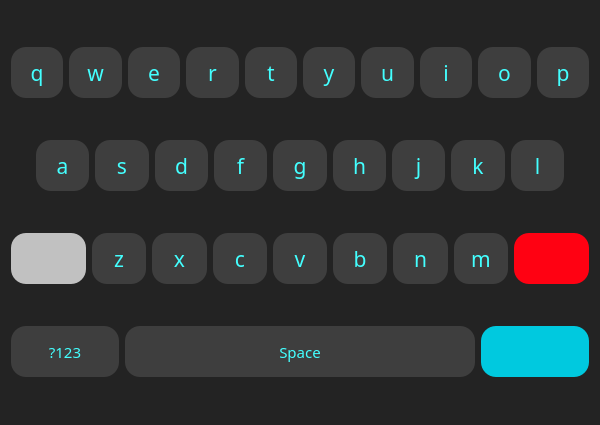
<?xml version="1.0" encoding="UTF-8"?>
<ui version="4.0">
 <class>Form</class>
 <widget class="QWidget" name="Form">
  <property name="geometry">
   <rect>
    <x>0</x>
    <y>0</y>
    <width>600</width>
    <height>425</height>
   </rect>
  </property>
  <property name="windowTitle">
   <string>Form</string>
  </property>
  <property name="styleSheet">
   <string notr="true">background-color: rgb(35, 35, 35);
border-radius:15px;
</string>
  </property>
  <layout class="QVBoxLayout" name="verticalLayout">
   <item>
    <layout class="QHBoxLayout" name="horizontalLayout_2">
     <item>
      <widget class="QPushButton" name="q_bt">
       <property name="sizePolicy">
        <sizepolicy hsizetype="Minimum" vsizetype="Minimum">
         <horstretch>0</horstretch>
         <verstretch>0</verstretch>
        </sizepolicy>
       </property>
       <property name="minimumSize">
        <size>
         <width>0</width>
         <height>0</height>
        </size>
       </property>
       <property name="maximumSize">
        <size>
         <width>16777215</width>
         <height>51</height>
        </size>
       </property>
       <property name="font">
        <font>
         <family>Proxima Nova</family>
         <pointsize>16</pointsize>
         <weight>50</weight>
         <bold>false</bold>
         <underline>false</underline>
         <strikeout>false</strikeout>
        </font>
       </property>
       <property name="styleSheet">
        <string notr="true">QPushButton {
color: rgb(67, 255, 255);
background-color: rgb(62, 62, 62);
}

QPushButton:focus{
	border:2px solid;
	border-color : white;
}

</string>
       </property>
       <property name="text">
        <string>q</string>
       </property>
      </widget>
     </item>
     <item>
      <widget class="QPushButton" name="w_bt">
       <property name="sizePolicy">
        <sizepolicy hsizetype="Minimum" vsizetype="Minimum">
         <horstretch>0</horstretch>
         <verstretch>0</verstretch>
        </sizepolicy>
       </property>
       <property name="maximumSize">
        <size>
         <width>16777215</width>
         <height>51</height>
        </size>
       </property>
       <property name="font">
        <font>
         <family>Proxima Nova</family>
         <pointsize>16</pointsize>
        </font>
       </property>
       <property name="styleSheet">
        <string notr="true">QPushButton {
color: rgb(67, 255, 255);
background-color: rgb(62, 62, 62);
}

QPushButton:focus{
	border:2px solid;
	border-color : white;
}
</string>
       </property>
       <property name="text">
        <string>w</string>
       </property>
      </widget>
     </item>
     <item>
      <widget class="QPushButton" name="e_bt">
       <property name="sizePolicy">
        <sizepolicy hsizetype="Minimum" vsizetype="Minimum">
         <horstretch>0</horstretch>
         <verstretch>0</verstretch>
        </sizepolicy>
       </property>
       <property name="maximumSize">
        <size>
         <width>16777215</width>
         <height>51</height>
        </size>
       </property>
       <property name="font">
        <font>
         <family>Proxima Nova</family>
         <pointsize>16</pointsize>
        </font>
       </property>
       <property name="styleSheet">
        <string notr="true">QPushButton {
color: rgb(67, 255, 255);
background-color: rgb(62, 62, 62);
}

QPushButton:focus{
	border:2px solid;
	border-color : white;
}
</string>
       </property>
       <property name="text">
        <string>e</string>
       </property>
      </widget>
     </item>
     <item>
      <widget class="QPushButton" name="r_bt">
       <property name="sizePolicy">
        <sizepolicy hsizetype="Minimum" vsizetype="Minimum">
         <horstretch>0</horstretch>
         <verstretch>0</verstretch>
        </sizepolicy>
       </property>
       <property name="maximumSize">
        <size>
         <width>16777215</width>
         <height>51</height>
        </size>
       </property>
       <property name="font">
        <font>
         <family>Proxima Nova</family>
         <pointsize>16</pointsize>
        </font>
       </property>
       <property name="styleSheet">
        <string notr="true">QPushButton {
color: rgb(67, 255, 255);
background-color: rgb(62, 62, 62);
}

QPushButton:focus{
	border:2px solid;
	border-color : white;
}
</string>
       </property>
       <property name="text">
        <string>r</string>
       </property>
      </widget>
     </item>
     <item>
      <widget class="QPushButton" name="t_bt">
       <property name="sizePolicy">
        <sizepolicy hsizetype="Minimum" vsizetype="Minimum">
         <horstretch>0</horstretch>
         <verstretch>0</verstretch>
        </sizepolicy>
       </property>
       <property name="maximumSize">
        <size>
         <width>16777215</width>
         <height>51</height>
        </size>
       </property>
       <property name="font">
        <font>
         <family>Proxima Nova</family>
         <pointsize>16</pointsize>
        </font>
       </property>
       <property name="styleSheet">
        <string notr="true">QPushButton {
color: rgb(67, 255, 255);
background-color: rgb(62, 62, 62);
}

QPushButton:focus{
	border:2px solid;
	border-color : white;
}
</string>
       </property>
       <property name="text">
        <string>t</string>
       </property>
      </widget>
     </item>
     <item>
      <widget class="QPushButton" name="y_bt">
       <property name="sizePolicy">
        <sizepolicy hsizetype="Minimum" vsizetype="Minimum">
         <horstretch>0</horstretch>
         <verstretch>0</verstretch>
        </sizepolicy>
       </property>
       <property name="maximumSize">
        <size>
         <width>16777215</width>
         <height>51</height>
        </size>
       </property>
       <property name="font">
        <font>
         <family>Proxima Nova</family>
         <pointsize>16</pointsize>
         <weight>50</weight>
         <italic>false</italic>
         <bold>false</bold>
        </font>
       </property>
       <property name="styleSheet">
        <string notr="true">QPushButton {
color: rgb(67, 255, 255);
background-color: rgb(62, 62, 62);
}

QPushButton:focus{
	border:2px solid;
	border-color : white;
}
</string>
       </property>
       <property name="text">
        <string>y</string>
       </property>
      </widget>
     </item>
     <item>
      <widget class="QPushButton" name="u_bt">
       <property name="sizePolicy">
        <sizepolicy hsizetype="Minimum" vsizetype="Minimum">
         <horstretch>0</horstretch>
         <verstretch>0</verstretch>
        </sizepolicy>
       </property>
       <property name="maximumSize">
        <size>
         <width>16777215</width>
         <height>51</height>
        </size>
       </property>
       <property name="font">
        <font>
         <family>Proxima Nova</family>
         <pointsize>16</pointsize>
        </font>
       </property>
       <property name="styleSheet">
        <string notr="true">QPushButton {
color: rgb(67, 255, 255);
background-color: rgb(62, 62, 62);
}

QPushButton:focus{
	border:2px solid;
	border-color : white;
}
</string>
       </property>
       <property name="text">
        <string>u</string>
       </property>
      </widget>
     </item>
     <item>
      <widget class="QPushButton" name="i_bt">
       <property name="sizePolicy">
        <sizepolicy hsizetype="Minimum" vsizetype="Minimum">
         <horstretch>0</horstretch>
         <verstretch>0</verstretch>
        </sizepolicy>
       </property>
       <property name="maximumSize">
        <size>
         <width>16777215</width>
         <height>51</height>
        </size>
       </property>
       <property name="font">
        <font>
         <family>Proxima Nova</family>
         <pointsize>16</pointsize>
        </font>
       </property>
       <property name="styleSheet">
        <string notr="true">QPushButton {
color: rgb(67, 255, 255);
background-color: rgb(62, 62, 62);
}

QPushButton:focus{
	border:2px solid;
	border-color : white;
}</string>
       </property>
       <property name="text">
        <string>i</string>
       </property>
      </widget>
     </item>
     <item>
      <widget class="QPushButton" name="o_bt">
       <property name="sizePolicy">
        <sizepolicy hsizetype="Minimum" vsizetype="Minimum">
         <horstretch>0</horstretch>
         <verstretch>0</verstretch>
        </sizepolicy>
       </property>
       <property name="maximumSize">
        <size>
         <width>16777215</width>
         <height>51</height>
        </size>
       </property>
       <property name="font">
        <font>
         <family>Proxima Nova</family>
         <pointsize>16</pointsize>
        </font>
       </property>
       <property name="styleSheet">
        <string notr="true">QPushButton {
color: rgb(67, 255, 255);
background-color: rgb(62, 62, 62);
}

QPushButton:focus{
	border:2px solid;
	border-color : white;
}</string>
       </property>
       <property name="text">
        <string>o</string>
       </property>
      </widget>
     </item>
     <item>
      <widget class="QPushButton" name="p_bt">
       <property name="sizePolicy">
        <sizepolicy hsizetype="Minimum" vsizetype="Minimum">
         <horstretch>0</horstretch>
         <verstretch>0</verstretch>
        </sizepolicy>
       </property>
       <property name="maximumSize">
        <size>
         <width>16777215</width>
         <height>51</height>
        </size>
       </property>
       <property name="font">
        <font>
         <family>Proxima Nova</family>
         <pointsize>16</pointsize>
        </font>
       </property>
       <property name="styleSheet">
        <string notr="true">QPushButton {
color: rgb(67, 255, 255);
background-color: rgb(62, 62, 62);
}

QPushButton:focus{
	border:2px solid;
	border-color : white;
}</string>
       </property>
       <property name="text">
        <string>p</string>
       </property>
      </widget>
     </item>
    </layout>
   </item>
   <item>
    <layout class="QHBoxLayout" name="horizontalLayout_3">
     <property name="leftMargin">
      <number>25</number>
     </property>
     <property name="rightMargin">
      <number>25</number>
     </property>
     <item>
      <widget class="QPushButton" name="a_bt">
       <property name="sizePolicy">
        <sizepolicy hsizetype="Minimum" vsizetype="Minimum">
         <horstretch>0</horstretch>
         <verstretch>0</verstretch>
        </sizepolicy>
       </property>
       <property name="maximumSize">
        <size>
         <width>16777215</width>
         <height>51</height>
        </size>
       </property>
       <property name="font">
        <font>
         <family>Proxima Nova</family>
         <pointsize>16</pointsize>
         <weight>50</weight>
         <italic>false</italic>
         <bold>false</bold>
        </font>
       </property>
       <property name="styleSheet">
        <string notr="true">QPushButton {
color: rgb(67, 255, 255);
background-color: rgb(62, 62, 62);
}

QPushButton:focus{
	border:2px solid;
	border-color : white;
}</string>
       </property>
       <property name="text">
        <string>a</string>
       </property>
      </widget>
     </item>
     <item>
      <widget class="QPushButton" name="s_bt">
       <property name="sizePolicy">
        <sizepolicy hsizetype="Minimum" vsizetype="Minimum">
         <horstretch>0</horstretch>
         <verstretch>0</verstretch>
        </sizepolicy>
       </property>
       <property name="maximumSize">
        <size>
         <width>16777215</width>
         <height>51</height>
        </size>
       </property>
       <property name="font">
        <font>
         <family>Proxima Nova</family>
         <pointsize>16</pointsize>
        </font>
       </property>
       <property name="styleSheet">
        <string notr="true">QPushButton {
color: rgb(67, 255, 255);
background-color: rgb(62, 62, 62);
}

QPushButton:focus{
	border:2px solid;
	border-color : white;
}</string>
       </property>
       <property name="text">
        <string>s</string>
       </property>
      </widget>
     </item>
     <item>
      <widget class="QPushButton" name="d_bt">
       <property name="sizePolicy">
        <sizepolicy hsizetype="Minimum" vsizetype="Minimum">
         <horstretch>0</horstretch>
         <verstretch>0</verstretch>
        </sizepolicy>
       </property>
       <property name="maximumSize">
        <size>
         <width>16777215</width>
         <height>51</height>
        </size>
       </property>
       <property name="font">
        <font>
         <family>Proxima Nova</family>
         <pointsize>16</pointsize>
        </font>
       </property>
       <property name="styleSheet">
        <string notr="true">QPushButton {
color: rgb(67, 255, 255);
background-color: rgb(62, 62, 62);
}

QPushButton:focus{
	border:2px solid;
	border-color : white;
}</string>
       </property>
       <property name="text">
        <string>d</string>
       </property>
      </widget>
     </item>
     <item>
      <widget class="QPushButton" name="f_bt">
       <property name="sizePolicy">
        <sizepolicy hsizetype="Minimum" vsizetype="Minimum">
         <horstretch>0</horstretch>
         <verstretch>0</verstretch>
        </sizepolicy>
       </property>
       <property name="maximumSize">
        <size>
         <width>16777215</width>
         <height>51</height>
        </size>
       </property>
       <property name="font">
        <font>
         <family>Proxima Nova</family>
         <pointsize>16</pointsize>
        </font>
       </property>
       <property name="styleSheet">
        <string notr="true">QPushButton {
color: rgb(67, 255, 255);
background-color: rgb(62, 62, 62);
}

QPushButton:focus{
	border:2px solid;
	border-color : white;
}</string>
       </property>
       <property name="text">
        <string>f</string>
       </property>
      </widget>
     </item>
     <item>
      <widget class="QPushButton" name="g_bt">
       <property name="sizePolicy">
        <sizepolicy hsizetype="Minimum" vsizetype="Minimum">
         <horstretch>0</horstretch>
         <verstretch>0</verstretch>
        </sizepolicy>
       </property>
       <property name="maximumSize">
        <size>
         <width>16777215</width>
         <height>51</height>
        </size>
       </property>
       <property name="font">
        <font>
         <family>Proxima Nova</family>
         <pointsize>16</pointsize>
        </font>
       </property>
       <property name="styleSheet">
        <string notr="true">QPushButton {
color: rgb(67, 255, 255);
background-color: rgb(62, 62, 62);
}

QPushButton:focus{
	border:2px solid;
	border-color : white;
}</string>
       </property>
       <property name="text">
        <string>g</string>
       </property>
      </widget>
     </item>
     <item>
      <widget class="QPushButton" name="h_bt">
       <property name="sizePolicy">
        <sizepolicy hsizetype="Minimum" vsizetype="Minimum">
         <horstretch>0</horstretch>
         <verstretch>0</verstretch>
        </sizepolicy>
       </property>
       <property name="maximumSize">
        <size>
         <width>16777215</width>
         <height>51</height>
        </size>
       </property>
       <property name="font">
        <font>
         <family>Proxima Nova</family>
         <pointsize>16</pointsize>
        </font>
       </property>
       <property name="styleSheet">
        <string notr="true">QPushButton {
color: rgb(67, 255, 255);
background-color: rgb(62, 62, 62);
}

QPushButton:focus{
	border:2px solid;
	border-color : white;
}</string>
       </property>
       <property name="text">
        <string>h</string>
       </property>
      </widget>
     </item>
     <item>
      <widget class="QPushButton" name="j_bt">
       <property name="sizePolicy">
        <sizepolicy hsizetype="Minimum" vsizetype="Minimum">
         <horstretch>0</horstretch>
         <verstretch>0</verstretch>
        </sizepolicy>
       </property>
       <property name="maximumSize">
        <size>
         <width>16777215</width>
         <height>51</height>
        </size>
       </property>
       <property name="font">
        <font>
         <family>Proxima Nova</family>
         <pointsize>16</pointsize>
        </font>
       </property>
       <property name="styleSheet">
        <string notr="true">QPushButton {
color: rgb(67, 255, 255);
background-color: rgb(62, 62, 62);
}

QPushButton:focus{
	border:2px solid;
	border-color : white;
}</string>
       </property>
       <property name="text">
        <string>j</string>
       </property>
      </widget>
     </item>
     <item>
      <widget class="QPushButton" name="k_bt">
       <property name="sizePolicy">
        <sizepolicy hsizetype="Minimum" vsizetype="Minimum">
         <horstretch>0</horstretch>
         <verstretch>0</verstretch>
        </sizepolicy>
       </property>
       <property name="maximumSize">
        <size>
         <width>16777215</width>
         <height>51</height>
        </size>
       </property>
       <property name="font">
        <font>
         <family>Proxima Nova</family>
         <pointsize>16</pointsize>
        </font>
       </property>
       <property name="styleSheet">
        <string notr="true">QPushButton {
color: rgb(67, 255, 255);
background-color: rgb(62, 62, 62);
}

QPushButton:focus{
	border:2px solid;
	border-color : white;
}</string>
       </property>
       <property name="text">
        <string>k</string>
       </property>
      </widget>
     </item>
     <item>
      <widget class="QPushButton" name="l_bt">
       <property name="sizePolicy">
        <sizepolicy hsizetype="Minimum" vsizetype="Minimum">
         <horstretch>0</horstretch>
         <verstretch>0</verstretch>
        </sizepolicy>
       </property>
       <property name="maximumSize">
        <size>
         <width>16777215</width>
         <height>51</height>
        </size>
       </property>
       <property name="font">
        <font>
         <family>Proxima Nova</family>
         <pointsize>16</pointsize>
        </font>
       </property>
       <property name="styleSheet">
        <string notr="true">QPushButton {
color: rgb(67, 255, 255);
background-color: rgb(62, 62, 62);
}

QPushButton:focus{
	border:2px solid;
	border-color : white;
}</string>
       </property>
       <property name="text">
        <string>l</string>
       </property>
      </widget>
     </item>
    </layout>
   </item>
   <item>
    <layout class="QHBoxLayout" name="horizontalLayout_4">
     <item>
      <widget class="QPushButton" name="caps_bt">
       <property name="sizePolicy">
        <sizepolicy hsizetype="Minimum" vsizetype="Minimum">
         <horstretch>0</horstretch>
         <verstretch>0</verstretch>
        </sizepolicy>
       </property>
       <property name="minimumSize">
        <size>
         <width>75</width>
         <height>0</height>
        </size>
       </property>
       <property name="maximumSize">
        <size>
         <width>16777215</width>
         <height>51</height>
        </size>
       </property>
       <property name="font">
        <font>
         <family>Proxima Nova</family>
         <pointsize>10</pointsize>
         <weight>50</weight>
         <italic>false</italic>
         <bold>false</bold>
        </font>
       </property>
       <property name="styleSheet">
        <string notr="true">QPushButton {
	background-color: rgb(193, 193, 193);
}

QPushButton:focus{
	border:2px solid;
	border-color : white;
}</string>
       </property>
       <property name="text">
        <string/>
       </property>
       <property name="icon">
        <iconset>
         <normaloff>../designs/icons/caps off.png</normaloff>../designs/icons/caps off.png</iconset>
       </property>
       <property name="iconSize">
        <size>
         <width>40</width>
         <height>25</height>
        </size>
       </property>
      </widget>
     </item>
     <item>
      <widget class="QPushButton" name="z_bt">
       <property name="sizePolicy">
        <sizepolicy hsizetype="Minimum" vsizetype="Minimum">
         <horstretch>0</horstretch>
         <verstretch>0</verstretch>
        </sizepolicy>
       </property>
       <property name="maximumSize">
        <size>
         <width>16777215</width>
         <height>51</height>
        </size>
       </property>
       <property name="font">
        <font>
         <family>Proxima Nova</family>
         <pointsize>16</pointsize>
        </font>
       </property>
       <property name="styleSheet">
        <string notr="true">QPushButton {
color: rgb(67, 255, 255);
background-color: rgb(62, 62, 62);
}

QPushButton:focus{
	border:2px solid;
	border-color : white;
}
</string>
       </property>
       <property name="text">
        <string>z</string>
       </property>
      </widget>
     </item>
     <item>
      <widget class="QPushButton" name="x_bt">
       <property name="sizePolicy">
        <sizepolicy hsizetype="Minimum" vsizetype="Minimum">
         <horstretch>0</horstretch>
         <verstretch>0</verstretch>
        </sizepolicy>
       </property>
       <property name="maximumSize">
        <size>
         <width>16777215</width>
         <height>51</height>
        </size>
       </property>
       <property name="font">
        <font>
         <family>Proxima Nova</family>
         <pointsize>16</pointsize>
        </font>
       </property>
       <property name="styleSheet">
        <string notr="true">QPushButton {
color: rgb(67, 255, 255);
background-color: rgb(62, 62, 62);
}

QPushButton:focus{
	border:2px solid;
	border-color : white;
}</string>
       </property>
       <property name="text">
        <string>x</string>
       </property>
      </widget>
     </item>
     <item>
      <widget class="QPushButton" name="c_bt">
       <property name="sizePolicy">
        <sizepolicy hsizetype="Minimum" vsizetype="Minimum">
         <horstretch>0</horstretch>
         <verstretch>0</verstretch>
        </sizepolicy>
       </property>
       <property name="maximumSize">
        <size>
         <width>16777215</width>
         <height>51</height>
        </size>
       </property>
       <property name="font">
        <font>
         <family>Proxima Nova</family>
         <pointsize>16</pointsize>
        </font>
       </property>
       <property name="styleSheet">
        <string notr="true">QPushButton {
color: rgb(67, 255, 255);
background-color: rgb(62, 62, 62);
}

QPushButton:focus{
	border:2px solid;
	border-color : white;
}</string>
       </property>
       <property name="text">
        <string>c</string>
       </property>
      </widget>
     </item>
     <item>
      <widget class="QPushButton" name="v_bt">
       <property name="sizePolicy">
        <sizepolicy hsizetype="Minimum" vsizetype="Minimum">
         <horstretch>0</horstretch>
         <verstretch>0</verstretch>
        </sizepolicy>
       </property>
       <property name="maximumSize">
        <size>
         <width>16777215</width>
         <height>51</height>
        </size>
       </property>
       <property name="font">
        <font>
         <family>Proxima Nova</family>
         <pointsize>16</pointsize>
        </font>
       </property>
       <property name="styleSheet">
        <string notr="true">QPushButton {
color: rgb(67, 255, 255);
background-color: rgb(62, 62, 62);
}

QPushButton:focus{
	border:2px solid;
	border-color : white;
}</string>
       </property>
       <property name="text">
        <string>v</string>
       </property>
      </widget>
     </item>
     <item>
      <widget class="QPushButton" name="b_bt">
       <property name="sizePolicy">
        <sizepolicy hsizetype="Minimum" vsizetype="Minimum">
         <horstretch>0</horstretch>
         <verstretch>0</verstretch>
        </sizepolicy>
       </property>
       <property name="maximumSize">
        <size>
         <width>16777215</width>
         <height>51</height>
        </size>
       </property>
       <property name="font">
        <font>
         <family>Proxima Nova</family>
         <pointsize>16</pointsize>
        </font>
       </property>
       <property name="styleSheet">
        <string notr="true">QPushButton {
color: rgb(67, 255, 255);
background-color: rgb(62, 62, 62);
}

QPushButton:focus{
	border:2px solid;
	border-color : white;
}</string>
       </property>
       <property name="text">
        <string>b</string>
       </property>
      </widget>
     </item>
     <item>
      <widget class="QPushButton" name="n_bt">
       <property name="sizePolicy">
        <sizepolicy hsizetype="Minimum" vsizetype="Minimum">
         <horstretch>0</horstretch>
         <verstretch>0</verstretch>
        </sizepolicy>
       </property>
       <property name="maximumSize">
        <size>
         <width>16777215</width>
         <height>51</height>
        </size>
       </property>
       <property name="font">
        <font>
         <family>Proxima Nova</family>
         <pointsize>16</pointsize>
        </font>
       </property>
       <property name="styleSheet">
        <string notr="true">QPushButton {
color: rgb(67, 255, 255);
background-color: rgb(62, 62, 62);
}

QPushButton:focus{
	border:2px solid;
	border-color : white;
}</string>
       </property>
       <property name="text">
        <string>n</string>
       </property>
      </widget>
     </item>
     <item>
      <widget class="QPushButton" name="m_bt">
       <property name="sizePolicy">
        <sizepolicy hsizetype="Minimum" vsizetype="Minimum">
         <horstretch>0</horstretch>
         <verstretch>0</verstretch>
        </sizepolicy>
       </property>
       <property name="maximumSize">
        <size>
         <width>16777215</width>
         <height>51</height>
        </size>
       </property>
       <property name="font">
        <font>
         <family>Proxima Nova</family>
         <pointsize>16</pointsize>
        </font>
       </property>
       <property name="styleSheet">
        <string notr="true">QPushButton {
color: rgb(67, 255, 255);
background-color: rgb(62, 62, 62);
}

QPushButton:focus{
	border:2px solid;
	border-color : white;
}
</string>
       </property>
       <property name="text">
        <string>m</string>
       </property>
      </widget>
     </item>
     <item>
      <widget class="QPushButton" name="bckspc_bt">
       <property name="sizePolicy">
        <sizepolicy hsizetype="Minimum" vsizetype="Minimum">
         <horstretch>0</horstretch>
         <verstretch>0</verstretch>
        </sizepolicy>
       </property>
       <property name="minimumSize">
        <size>
         <width>75</width>
         <height>0</height>
        </size>
       </property>
       <property name="maximumSize">
        <size>
         <width>16777215</width>
         <height>51</height>
        </size>
       </property>
       <property name="font">
        <font>
         <pointsize>11</pointsize>
        </font>
       </property>
       <property name="styleSheet">
        <string notr="true">QPushButton {
	color: rgb(255, 255, 255);
	
	background-color: rgb(255, 1, 18);
}

QPushButton:focus{
	border:2px solid;
	border-color : white;
}</string>
       </property>
       <property name="text">
        <string/>
       </property>
       <property name="icon">
        <iconset>
         <normaloff>../designs/icons/backspacebt.png</normaloff>../designs/icons/backspacebt.png</iconset>
       </property>
       <property name="iconSize">
        <size>
         <width>40</width>
         <height>40</height>
        </size>
       </property>
      </widget>
     </item>
    </layout>
   </item>
   <item>
    <layout class="QHBoxLayout" name="horizontalLayout_5">
     <item>
      <widget class="QPushButton" name="ns_bt">
       <property name="sizePolicy">
        <sizepolicy hsizetype="Minimum" vsizetype="Minimum">
         <horstretch>0</horstretch>
         <verstretch>0</verstretch>
        </sizepolicy>
       </property>
       <property name="maximumSize">
        <size>
         <width>112</width>
         <height>51</height>
        </size>
       </property>
       <property name="font">
        <font>
         <family>Proxima Nova</family>
         <pointsize>11</pointsize>
        </font>
       </property>
       <property name="styleSheet">
        <string notr="true">QPushButton {
color: rgb(67, 255, 255);
background-color: rgb(62, 62, 62);
}

QPushButton:focus{
	border:2px solid;
	border-color : white;
}</string>
       </property>
       <property name="text">
        <string>?123</string>
       </property>
      </widget>
     </item>
     <item>
      <widget class="QPushButton" name="spc_bt">
       <property name="sizePolicy">
        <sizepolicy hsizetype="Minimum" vsizetype="Minimum">
         <horstretch>0</horstretch>
         <verstretch>0</verstretch>
        </sizepolicy>
       </property>
       <property name="minimumSize">
        <size>
         <width>350</width>
         <height>0</height>
        </size>
       </property>
       <property name="maximumSize">
        <size>
         <width>200</width>
         <height>51</height>
        </size>
       </property>
       <property name="font">
        <font>
         <family>Proxima Nova</family>
         <pointsize>11</pointsize>
        </font>
       </property>
       <property name="styleSheet">
        <string notr="true">QPushButton {
color: rgb(67, 255, 255);
background-color: rgb(62, 62, 62);
}

QPushButton:focus{
	border:2px solid;
	border-color : white;
}</string>
       </property>
       <property name="text">
        <string>Space</string>
       </property>
      </widget>
     </item>
     <item>
      <widget class="QPushButton" name="done_bt">
       <property name="sizePolicy">
        <sizepolicy hsizetype="Minimum" vsizetype="Minimum">
         <horstretch>0</horstretch>
         <verstretch>0</verstretch>
        </sizepolicy>
       </property>
       <property name="maximumSize">
        <size>
         <width>16777215</width>
         <height>51</height>
        </size>
       </property>
       <property name="font">
        <font>
         <family>Proxima Nova</family>
         <pointsize>11</pointsize>
        </font>
       </property>
       <property name="styleSheet">
        <string notr="true">QPushButton {
	
	background-color: rgb(0, 201, 223);
	color: rgb(255, 255, 255);
}

QPushButton:focus{
	border:2px solid;
	border-color : white;
}
</string>
       </property>
       <property name="text">
        <string/>
       </property>
       <property name="icon">
        <iconset>
         <normaloff>../designs/icons/enter icon.png</normaloff>../designs/icons/enter icon.png</iconset>
       </property>
       <property name="iconSize">
        <size>
         <width>70</width>
         <height>30</height>
        </size>
       </property>
      </widget>
     </item>
    </layout>
   </item>
  </layout>
 </widget>
 <resources/>
 <connections/>
</ui>
